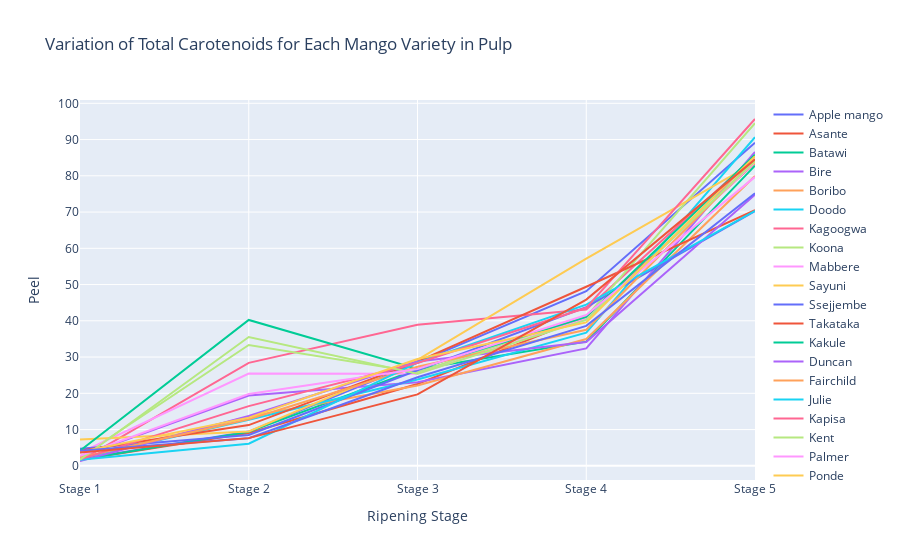

Source (notebook cell):
### Code cell
# Create traces for each mango variety
traces = []
for variety in data['Mango variety'].unique():
    subset = data[data['Mango variety'] == variety]
    trace = go.Scatter(x=subset['Ripening stage'], y=subset['Pulp'], mode='lines', name=variety)
    traces.append(trace)

# Create layout
layout = go.Layout(title='Variation of Total Carotenoids for Each Mango Variety in Pulp',
                   xaxis=dict(title='Ripening Stage'),
                   yaxis=dict(title='Peel', tick0=0, dtick=10))

# Create figure
fig = go.Figure(data=traces, layout=layout)

# Plot figure
pio.show(fig)

### Figure 1 — Plotly figure (JSON) as saved in the notebook; plotly's stock layout.template omitted (floating-point values rounded to 4 significant figures)
{"data": [{"mode": "lines", "name": "Apple mango", "type": "scatter", "x": ["Stage 1", "Stage 2", "Stage 3", "Stage 4", "Stage 5"], "y": [1.78, 9.45, 28.46, 48.18, 89.13]}, {"mode": "lines", "name": "Asante", "type": "scatter", "x": ["Stage 1", "Stage 2", "Stage 3", "Stage 4", "Stage 5"], "y": [1.64, 9.07, 22.57, 41.12, 83.53]}, {"mode": "lines", "name": "Batawi", "type": "scatter", "x": ["Stage 1", "Stage 2", "Stage 3", "Stage 4", "Stage 5"], "y": [1.67, 9.36, 26.62, 34.25, 82.8]}, {"mode": "lines", "name": "Bire", "type": "scatter", "x": ["Stage 1", "Stage 2", "Stage 3", "Stage 4", "Stage 5"], "y": [2.6, 19.37, 23.08, 32.4, 86.6]}, {"mode": "lines", "name": "Boribo", "type": "scatter", "x": ["Stage 1", "Stage 2", "Stage 3", "Stage 4", "Stage 5"], "y": [1.98, 13.54, 22.14, 34.98, 79.94]}, {"mode": "lines", "name": "Doodo", "type": "scatter", "x": ["Stage 1", "Stage 2", "Stage 3", "Stage 4", "Stage 5"], "y": [2.09, 12.73, 23.79, 36.73, 90.66]}, {"mode": "lines", "name": "Kagoogwa", "type": "scatter", "x": ["Stage 1", "Stage 2", "Stage 3", "Stage 4", "Stage 5"], "y": [1.35, 28.41, 38.89, 43.14, 85.52]}, {"mode": "lines", "name": "Koona", "type": "scatter", "x": ["Stage 1", "Stage 2", "Stage 3", "Stage 4", "Stage 5"], "y": [2.33, 33.33, 25.82, 41.14, 94.51]}, {"mode": "lines", "name": "Mabbere", "type": "scatter", "x": ["Stage 1", "Stage 2", "Stage 3", "Stage 4", "Stage 5"], "y": [3.57, 25.46, 25.37, 40.61, 83.67]}, {"mode": "lines", "name": "Sayuni", "type": "scatter", "x": ["Stage 1", "Stage 2", "Stage 3", "Stage 4", "Stage 5"], "y": [7.25, 9.48, 29.24, 57.16, 83.74]}, {"mode": "lines", "name": "Ssejjembe", "type": "scatter", "x": ["Stage 1", "Stage 2", "Stage 3", "Stage 4", "Stage 5"], "y": [4.69, 8.49, 26.37, 43.79, 70.25]}, {"mode": "lines", "name": "Takataka", "type": "scatter", "x": ["Stage 1", "Stage 2", "Stage 3", "Stage 4", "Stage 5"], "y": [4.13, 11.23, 28.74, 49.4, 70.55]}, {"mode": "lines", "name": "Kakule", "type": "scatter", "x": ["Stage 1", "Stage 2", "Stage 3", "Stage 4", "Stage 5"], "y": [4.15, 40.24, 26.71, 41.09, 85.83]}, {"mode": "lines", "name": "Duncan", "type": "scatter", "x": ["Stage 1", "Stage 2", "Stage 3", "Stage 4", "Stage 5"], "y": [1.33, 13.73, 28.75, 34.14, 74.8]}, {"mode": "lines", "name": "Fairchild", "type": "scatter", "x": ["Stage 1", "Stage 2", "Stage 3", "Stage 4", "Stage 5"], "y": [2.32, 12.83, 27.34, 37.52, 84.6]}, {"mode": "lines", "name": "Julie", "type": "scatter", "x": ["Stage 1", "Stage 2", "Stage 3", "Stage 4", "Stage 5"], "y": [1.66, 6.09, 28.45, 44.47, 70.35]}, {"mode": "lines", "name": "Kapisa", "type": "scatter", "x": ["Stage 1", "Stage 2", "Stage 3", "Stage 4", "Stage 5"], "y": [1.78, 16.46, 28.37, 43.59, 95.67]}, {"mode": "lines", "name": "Kent", "type": "scatter", "x": ["Stage 1", "Stage 2", "Stage 3", "Stage 4", "Stage 5"], "y": [1.69, 35.55, 25.41, 40.27, 84.07]}, {"mode": "lines", "name": "Palmer", "type": "scatter", "x": ["Stage 1", "Stage 2", "Stage 3", "Stage 4", "Stage 5"], "y": [2.77, 19.81, 26.73, 41.6, 79.7]}, {"mode": "lines", "name": "Ponde", "type": "scatter", "x": ["Stage 1", "Stage 2", "Stage 3", "Stage 4", "Stage 5"], "y": [3.79, 13.29, 29.45, 39.55, 85.41]}, {"mode": "lines", "name": "Seena", "type": "scatter", "x": ["Stage 1", "Stage 2", "Stage 3", "Stage 4", "Stage 5"], "y": [4.16, 7.59, 24.42, 38.6, 75.16]}, {"mode": "lines", "name": "Tommy atkin", "type": "scatter", "x": ["Stage 1", "Stage 2", "Stage 3", "Stage 4", "Stage 5"], "y": [3.67, 7.64, 19.71, 45.86, 84.54]}], "layout": {"autosize": true, "title": {"text": "Variation of Total Carotenoids for Each Mango Variety in Pulp"}, "xaxis": {"autorange": true, "range": [0, 4], "title": {"text": "Ripening Stage"}, "type": "category"}, "yaxis": {"autorange": true, "dtick": 10, "range": [-3.911, 100.9], "tick0": 0, "title": {"text": "Peel"}, "type": "linear"}}}
